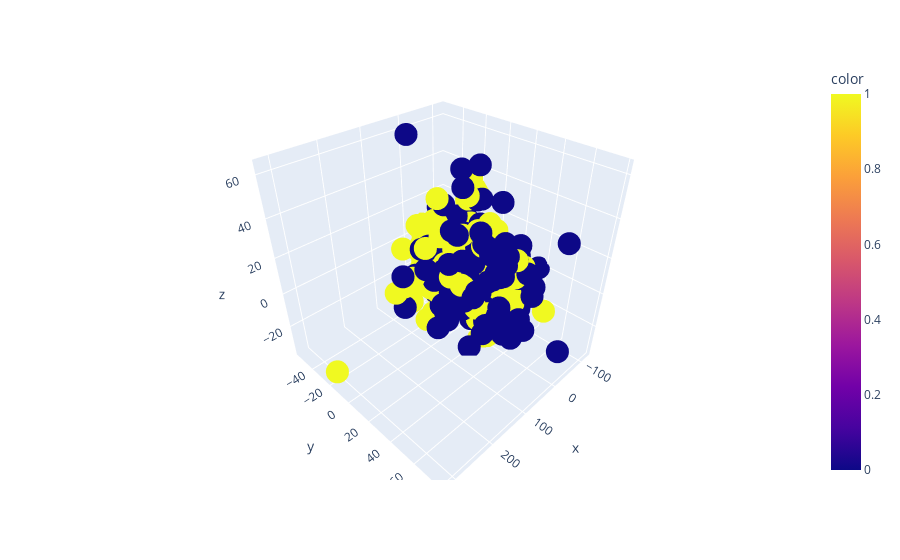

The notebook cell this image was saved under:
### Code cell
px.scatter_3d(x=decomposed_X[:,0],y=decomposed_X[:,1],z=decomposed_X[:,2],color=y.values)

### Figure 1 — Plotly figure (JSON) as saved in the notebook; plotly's stock layout.template omitted (floating-point values rounded to 4 significant figures; data arrays with more than 128 entries replaced by an {"elided": "..."} marker saying what was removed)
{"data": [{"hovertemplate": "x=%{x}<br>y=%{y}<br>z=%{z}<br>color=%{marker.color}<extra></extra>", "legendgroup": "", "marker": {"color": {"elided": "303 int values"}, "coloraxis": "coloraxis", "symbol": "circle"}, "mode": "markers", "name": "", "scene": "scene", "showlegend": false, "type": "scatter3d", "x": {"elided": "303 float values"}, "y": {"elided": "303 float values"}, "z": {"elided": "303 float values"}}], "layout": {"coloraxis": {"colorbar": {"title": {"text": "color"}}, "colorscale": [[0, "#0d0887"], [0.1111, "#46039f"], [0.2222, "#7201a8"], [0.3333, "#9c179e"], [0.4444, "#bd3786"], [0.5556, "#d8576b"], [0.6667, "#ed7953"], [0.7778, "#fb9f3a"], [0.8889, "#fdca26"], [1, "#f0f921"]]}, "legend": {"tracegroupgap": 0}, "margin": {"t": 60}, "scene": {"domain": {"x": [0, 1], "y": [0, 1]}, "xaxis": {"title": {"text": "x"}}, "yaxis": {"title": {"text": "y"}}, "zaxis": {"title": {"text": "z"}}}}}
